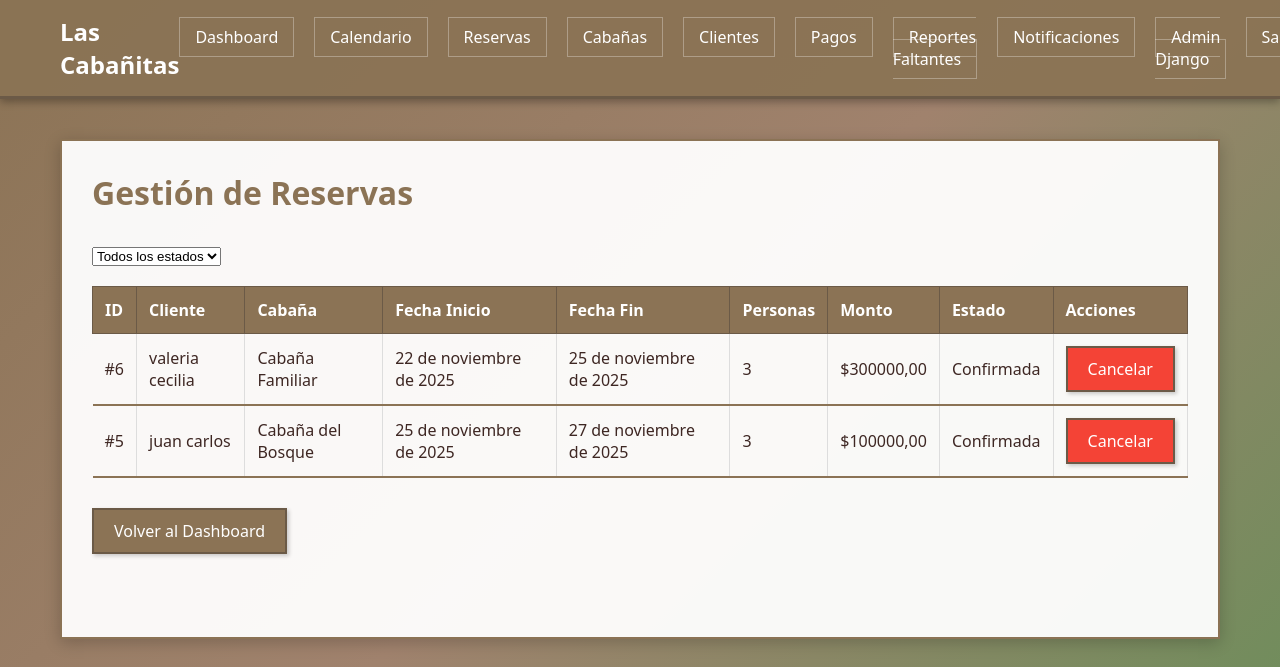
The page /administrador/reservas/ (signed in) on the database as committed earlier.
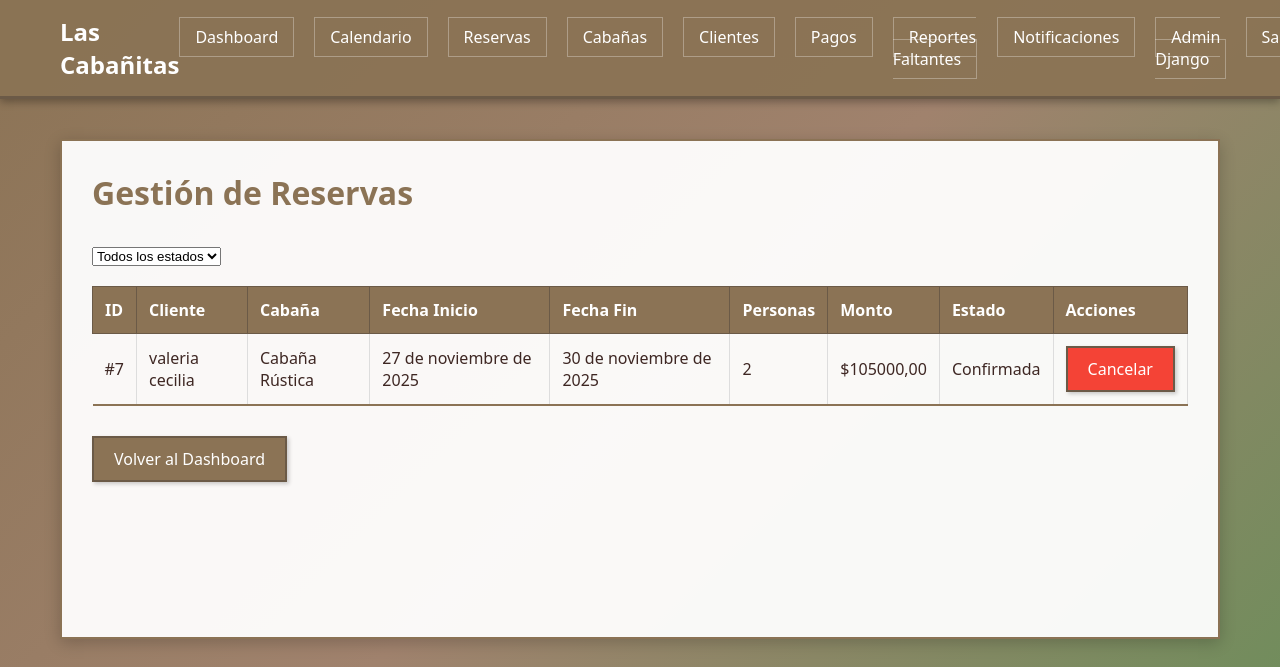
The same page on the database as committed later.
### gestion/models.py (models this page shows, shortened)
class Reserva(models.Model):
    ESTADOS = [
        ('pendiente', 'Pendiente'),
        ('confirmada', 'Confirmada'),
        ('cancelada', 'Cancelada'),
        ('completada', 'Completada'),
    ]
    idReserva = models.AutoField(primary_key=True)
    cliente = models.ForeignKey(Cliente, on_delete=models.CASCADE, related_name='reservas')
    cabaña = models.ForeignKey(Cabaña, on_delete=models.CASCADE, related_name='reservas')
    fechaInicio = models.DateField()
    fechaFin = models.DateField()
    numPersonas = models.IntegerField()
    estado = models.CharField(max_length=20, choices=ESTADOS, default='pendiente')
    montoCotizado = models.DecimalField(max_digits=10, decimal_places=2)
    comentarios = models.TextField(blank=True)
    fechaCreacion = models.DateTimeField(auto_now_add=True)
    confirmacion_cliente = models.BooleanField(default=False, verbose_name='Confirmación Cliente')
    fecha_confirmacion = models.DateTimeField(null=True, blank=True, verbose_name='Fecha Confirmación')
    class Meta:
        db_table = 'reserva'
        verbose_name = "Reserva"
        verbose_name_plural = "Reservas"
        ordering = ['-fechaCreacion']

class Cliente(models.Model):
    idCliente = models.AutoField(primary_key=True)
    nombre = models.CharField(max_length=200)
    telefono = models.CharField(max_length=20)
    email = models.EmailField()
    direccion = models.TextField()
    tipoCliente = models.CharField(max_length=50, default='Regular')
    usuario = models.OneToOneField(User, on_delete=models.CASCADE, null=True, blank=True, related_name='cliente')
    class Meta:
        db_table = 'cliente'
        verbose_name = "Cliente"
        verbose_name_plural = "Clientes"

class Cabaña(models.Model):
    ESTADOS = [
        ('lista', 'Lista'),
        ('en_preparacion', 'En Preparación'),
        ('pendiente', 'Pendiente'),
        ('mantenimiento', 'En Mantenimiento'),
        ('disponible', 'Disponible'),  # Mantener para compatibilidad
        ('ocupada', 'Ocupada'),
        ('reservada', 'Reservada'),
    ]
    idCabaña = models.AutoField(primary_key=True)
    nombre = models.CharField(max_length=100)
    capacidad = models.IntegerField()
    estado = models.CharField(max_length=20, choices=ESTADOS, default='disponible')
    precioNoche = models.DecimalField(max_digits=10, decimal_places=2)
    class Meta:
        db_table = 'cabana'
        verbose_name = "Cabaña"
        verbose_name_plural = "Cabañas"

### gestion/views.py (the view)
# urls.py: path('administrador/reservas/', views.gestion_reservas, name='gestion_reservas'),
@administrador_required
def gestion_reservas(request):
    estado_filtro = request.GET.get('estado', '')
    reservas = Reserva.objects.all().order_by('-fechaCreacion')
    if estado_filtro:
        reservas = reservas.filter(estado=estado_filtro)
    return render(request, 'admin/gestion_reservas.html', {
        'reservas': reservas,
        'estado_filtro': estado_filtro
    })

### gestion/templates/admin/gestion_reservas.html (shortened to what this page needs)
{% extends 'base.html' %}
{% block content %}
<h1 class="page-title">Gestión de Reservas</h1>
<div class="mb-20">
    <form method="get" class="inline-block-form">
        <select name="estado" onchange="this.form.submit()">
            <option value="">Todos los estados</option>
        </select>
    </form>
</div>
{% if reservas %}
    <table>
        <thead>
            <tr>
                <th>ID</th>
                <th>Cliente</th>
                <th>Cabaña</th>
                <th>Fecha Inicio</th>
                <th>Fecha Fin</th>
                <th>Personas</th>
                <th>Monto</th>
                <th>Estado</th>
                <th>Acciones</th>
            </tr>
        </thead>
        <tbody>
            {% for reserva in reservas %}
            <tr>
                <td>#{{ reserva.idReserva }}</td>
                <td>{{ reserva.cliente.nombre }}</td>
                <td>{{ reserva.cabaña.nombre }}</td>
                <td>{{ reserva.fechaInicio }}</td>
                <td>{{ reserva.fechaFin }}</td>
                <td>{{ reserva.numPersonas }}</td>
                <td>${{ reserva.montoCotizado }}</td>
                <td>{{ reserva.get_estado_display }}</td>
                <td>
                    {% if reserva.estado == 'pendiente' %}
                        <a href="{% url 'aprobar_reserva' reserva.idReserva %}" class="btn btn-success">Aprobar</a>
                        <a href="{% url 'cancelar_reserva' reserva.idReserva %}" class="btn btn-danger">Cancelar</a>
                    {% elif reserva.estado == 'confirmada' %}
                        <a href="{% url 'cancelar_reserva' reserva.idReserva %}" class="btn btn-danger">Cancelar</a>
                    {% endif %}
                </td>
            </tr>
            {% endfor %}
        </tbody>
    </table>
{% else %}
    <div class="card">
        <p>No hay reservas con el filtro seleccionado.</p>
    </div>
{% endif %}
<div class="mt-30">
    <a href="{% url 'dashboard_admin' %}" class="btn">Volver al Dashboard</a>
</div>
{% endblock %}

Rows that differ between the two databases and show on the page:
removed Reserva: idReserva "6", cliente.nombre "valeria cecilia", cabaña.nombre "Cabaña Familiar", fechaInicio "22 de noviembre de 2025", fechaFin "25 de noviembre de 2025", numPersonas "3", montoCotizado "300000,00", estado "Confirmada", shows "Cancelar"
removed Reserva: idReserva "5", cliente.nombre "juan carlos", cabaña.nombre "Cabaña del Bosque", fechaInicio "25 de noviembre de 2025", fechaFin "27 de noviembre de 2025", numPersonas "3", montoCotizado "100000,00", estado "Confirmada", shows "Cancelar"
added Reserva: idReserva "7", cliente.nombre "valeria cecilia", cabaña.nombre "Cabaña Rústica", fechaInicio "27 de noviembre de 2025", fechaFin "30 de noviembre de 2025", numPersonas "2", montoCotizado "105000,00", estado "Confirmada", shows "Cancelar"
